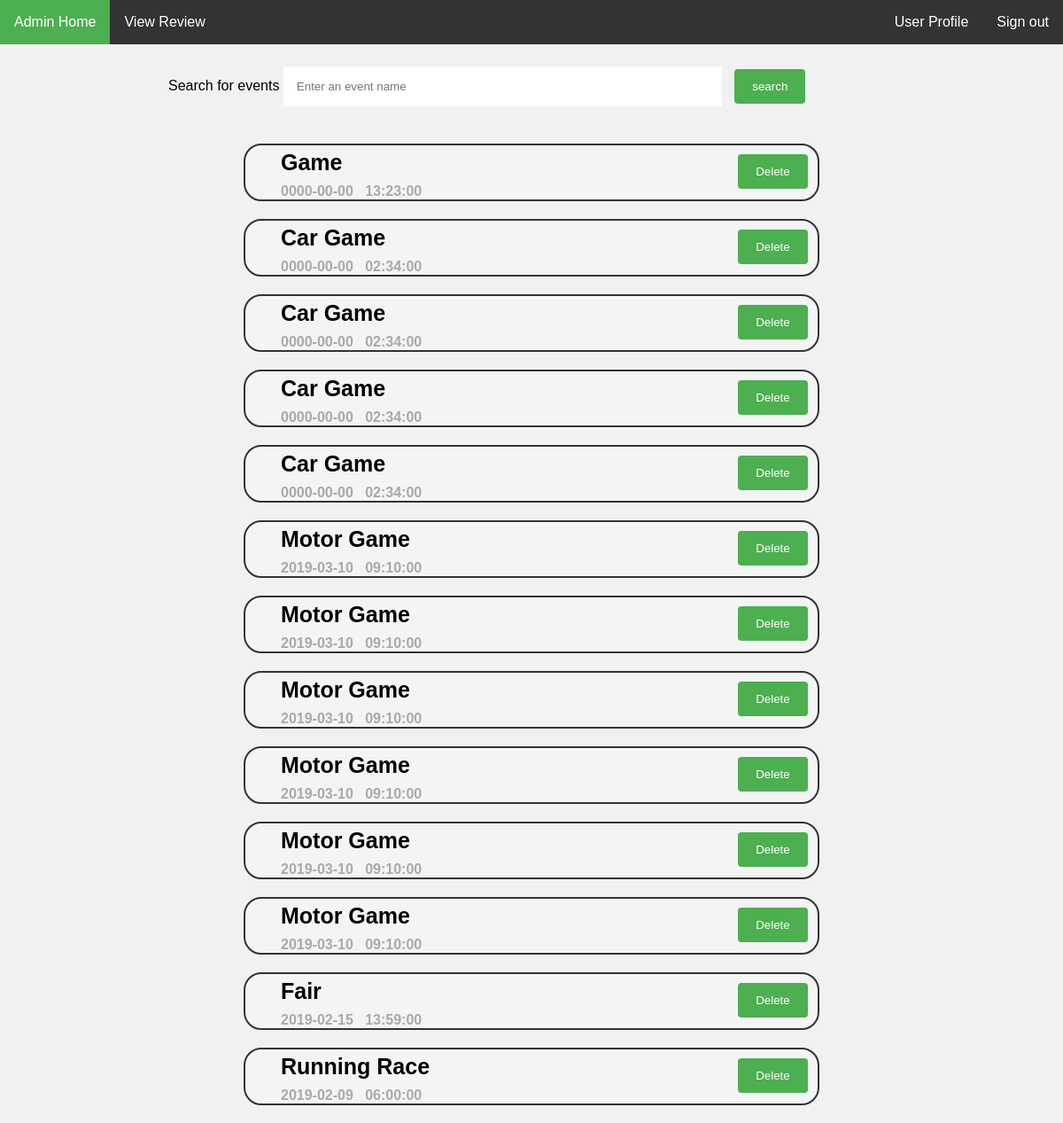
Screenshot of /adminHome.php with the database file from the repository.
### tables this page shows
CREATE TABLE `events` (
  `eventID` int(50) NOT NULL,
  `eventName` mediumtext NOT NULL,
  `eventDate` date NOT NULL,
  `eventTime` time NOT NULL,
  `location` varchar(50) NOT NULL,
  `eventDesc` longtext NOT NULL,
  `capacity` int(10) NOT NULL,
  `price` decimal(10,2) NOT NULL,
  `userFK` int(25) NOT NULL
);

### adminHome.php (the view, shortened to what this page needs)
<!DOCTYPE html>
<html>
<head>
	<link rel="stylesheet" type="text/css" href="css/reset.css?v=2" />
	<link rel="stylesheet" type="text/css" href="css/style.css?v=2" />
</head>
<body>
		<div class="topbar">
			<a class="active" onclick="admin()">Admin Home</a>
			<a onclick="review()">View Review</a>
			<div class="topnav-right">
				<form method="POST">
					<a onclick="userDelete()">User Profile</a>
					<a onclick="logout()">Sign out</a>
				</form>
			</div>
		</div>
    <form method = "POST" action = "" >
	<div class="page">
		<section>
			<div style="margin:20px; margin-left:80px;">
				<p style="margin-left: 10%"><label>Search for events
				<input class="search-box" type = "searchQuery" name = "searchText" placeholder = "Enter an event name" size="30"/>
				</label>
				<input type="submit" name="search" class="button" value="search">
				</p>
			</div>
            <?php
            include "connect.php";
            if (isset($_POST['search'])) {
                $search = $_POST['searchText'];
                if (!empty($search)) {
                    $result = "SELECT eventID, eventName, eventDate, eventTime FROM events WHERE eventName LIKE '%$search%'";
                } else {
                    $result = "SELECT eventID, eventName, eventDate, eventTime FROM events";
                }
            }
            else {
                $result = "SELECT eventID, eventName, eventDate, eventTime FROM events";
            }
            $select = $conn->query($result);
            if($select) {
                while ($row = mysqli_fetch_array($select)) {
                    echo '<form method = "POST">
                          <div class="event">'
                        . $row['eventName'] . '<br>
                      <span style = "font-size: 16px; font-weight: none; color: darkgray;">' . $row['eventDate'] .' &nbsp '. $row['eventTime'] . '</span>
                      <input type="hidden" name="eventID" value = "'.$row['eventID'].'">
                     <input type="submit" class="eventButton" value="Delete" onclick="form.action=\'deleteEvent.php\';">
                     </div>
                     </form>';
                }
            }
            else{
                echo '<div style="position: relative; left: 40%;"> There is no event available now!</div>';
            }
            ?>
		</section>
	</div>
    </form>
</body>
</html>

### css/style.css (style rules this page uses)
* { box-sizing: border-box; }
html { scroll-behavior: smooth; }
body { background-color:#F1F1F1; font-family: Arial, Helvetica, sans-serif; }
* { -webkit-box-sizing: border-box; -moz-box-sizing: border-box; box-sizing: border-box; }
.topbar { width: 100%; background-color: #333; height: auto; overflow: hidden; position: sticky; position: -webkit-sticky; top: 0; z-index:1; }
.topbar a { display: block; color: white; padding: 16px; text-decoration: none; float:left; cursor: pointer; }
.topbar a.active { background-color: #4CAF50; color: white; }
.topnav-right { float: right; }
.event { background: rgba(246, 252, 252, 0.25); border-radius: 20px; width: 650px; height: 65px; margin: 20px auto; padding-left: 40px; padding-top: 5px; border: 2px solid #333; font-size: 25px; font-weight: bold; }
.eventButton { margin: 10px; margin-top:-20px; position: relative; left: 340px; top: -23px; cursor: pointer; }
input[type=submit], input[type=reset], input[type=back], input[type=pswdChng] { background-color: #4CAF50; color: white; padding: 12px 20px; border: none; border-radius: 4px; cursor: pointer; }
.search-box { width: 50%; padding: 15px; margin: 5px 10px 22px 0; display: inline-block; border: none; background: white; }

### rows the page displays
events: eventName "Game", eventDate "0000-00-00", eventTime "13:23:00"
events: eventName "Car Game", eventDate "0000-00-00", eventTime "02:34:00"
events: eventName "Car Game", eventDate "0000-00-00", eventTime "02:34:00"
events: eventName "Car Game", eventDate "0000-00-00", eventTime "02:34:00"
events: eventName "Car Game", eventDate "0000-00-00", eventTime "02:34:00"
events: eventName "Motor Game", eventDate "2019-03-10", eventTime "09:10:00"
events: eventName "Motor Game", eventDate "2019-03-10", eventTime "09:10:00"
events: eventName "Motor Game", eventDate "2019-03-10", eventTime "09:10:00"
events: eventName "Motor Game", eventDate "2019-03-10", eventTime "09:10:00"
events: eventName "Motor Game", eventDate "2019-03-10", eventTime "09:10:00"
events: eventName "Motor Game", eventDate "2019-03-10", eventTime "09:10:00"
events: eventName "Fair", eventDate "2019-02-15", eventTime "13:59:00"
events: eventName "Running Race", eventDate "2019-02-09", eventTime "06:00:00"
